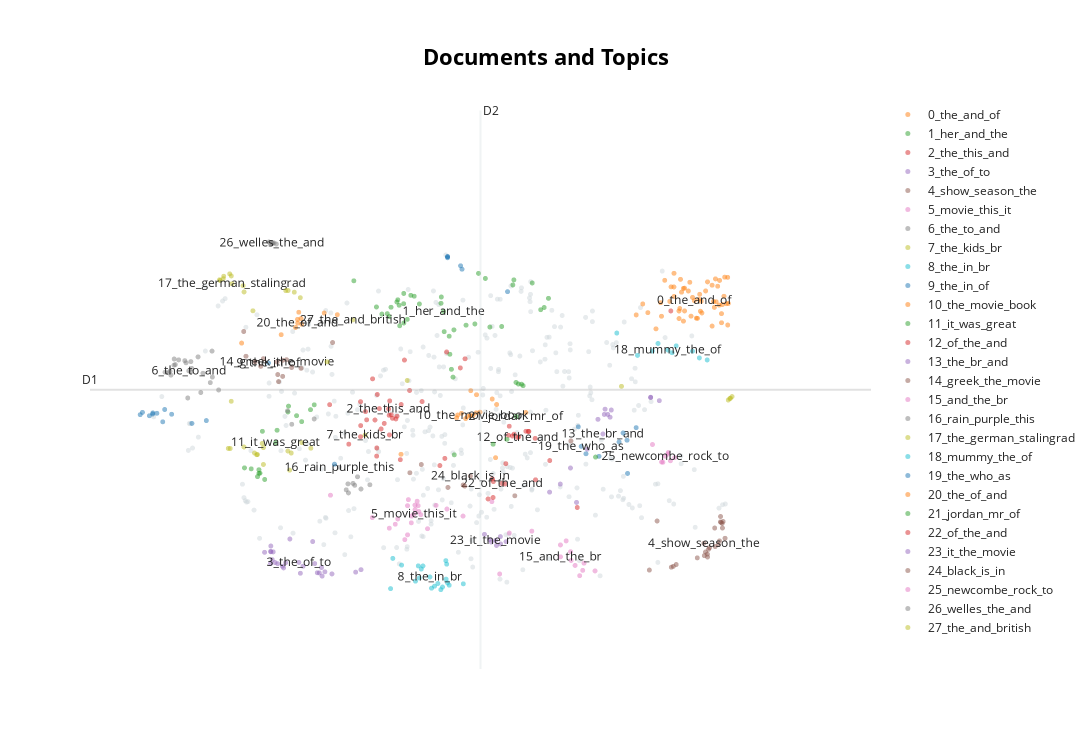

Notebook cell for this chart:
### Code cell
# Run the visualization with the original embeddings
topic_model.visualize_documents(docs, embeddings=embeddings)

# Reduce dimensionality of embeddings, this step is optional but much faster to perform iteratively:
reduced_embeddings = UMAP(n_neighbors=10, n_components=2, min_dist=0.0, metric='cosine').fit_transform(embeddings)
topic_model.visualize_documents(docs, reduced_embeddings=reduced_embeddings)
